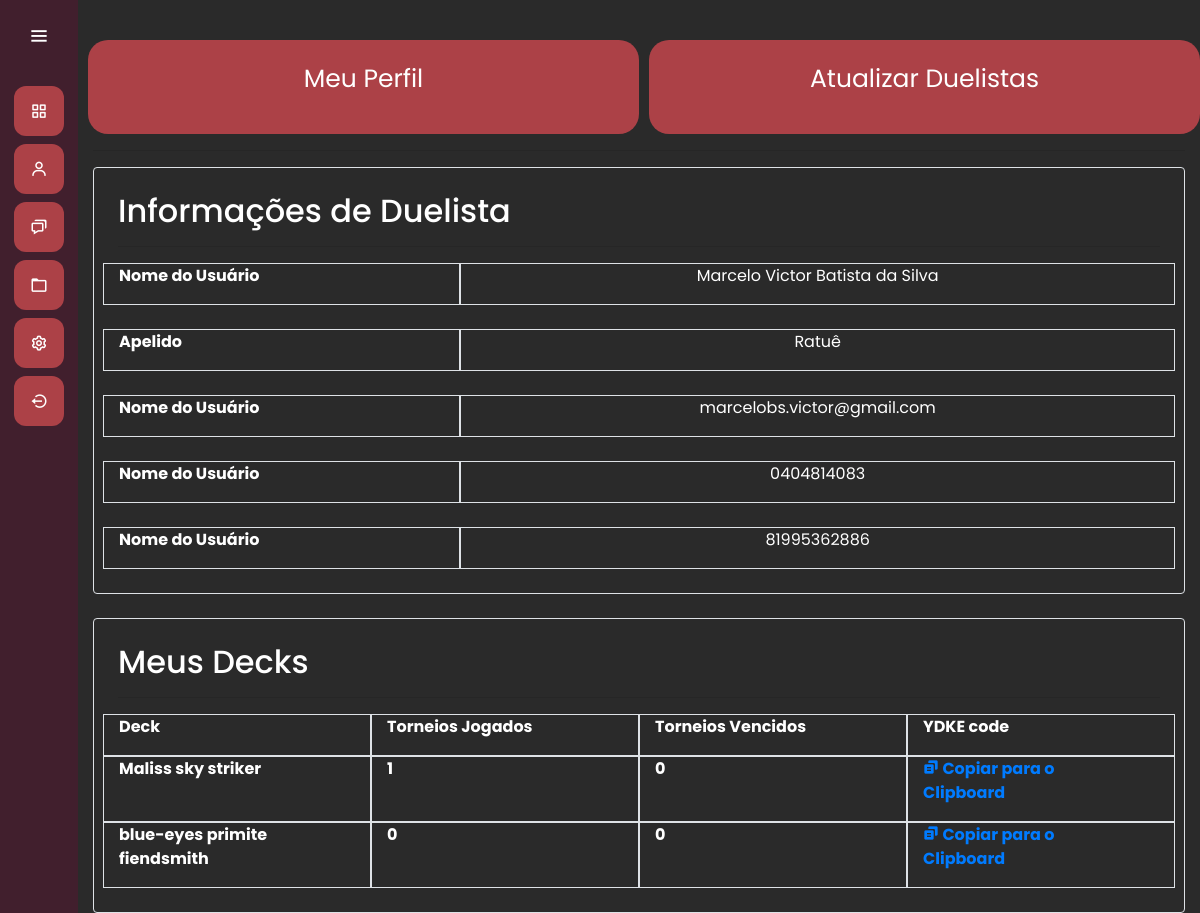
The page /usuarios/meu_perfil/ (signed in) on the database its author committed.
### duelists/models.py (models this page shows, shortened)
class Duelist(models.Model):
    name = models.CharField(max_length=50)
    nickname = models.CharField(max_length=50, default="No Nickname")
    email = models.CharField(max_length=50)
    cossyId = models.CharField(max_length=12)
    victories = models.IntegerField(default=0)
    defeates = models.IntegerField(default=0)
    contact_number = models.CharField(max_length=15)
    points = models.IntegerField(default=0)

class Deck(models.Model):
    deck = models.CharField(max_length=50)
    ydkcode = models.CharField(max_length=300)
    year = models.IntegerField()
    owner = models.ForeignKey(Duelist, on_delete=models.CASCADE)
    tournament_played = models.IntegerField(default=0)
    tournament_won = models.IntegerField(default=0)

### usuarios/views.py (the view)
# urls.py: path('meu_perfil/', views.meu_perfil, name = 'meu_perfil'),
def meu_perfil(request):
    if request.user.is_authenticated:
        user = request.user
        email = user.email
        duelist = Duelist.objects.filter(email=email)
        if duelist.exists():
            decks =  Deck.objects.filter(owner=duelist[0])
            decks_Json = json.loads(serializers.serialize("json", decks))
            decks_Json = [{'id':deck['pk'], 'fields':deck['fields']} for deck in decks_Json]
            duelist = duelist.first()
            return render(request, 'meu_perfil.html', {'duelist': duelist, 'decks': decks_Json,})
        else:
            duelist = Duelist(name= "",  email=email)
            duelist.save()
            return render(request, 'meu_perfil.html' , {'duelist': duelist, 'decks': []})

### usuarios/templates/meu_perfil.html (shortened to what this page needs)
{% extends "base.html" %}
{% load static %}
{% block 'head' %}
<link rel="stylesheet" href="{% static 'duelists/css/duelists.css' %}">
{% endblock %}
{% block 'dashboard' %}
<div class="container">
   <div class="row">
      <div onclick="show_form('1')" class="col-md card-dashboard">
         <p class="text-card">Meu Perfil</p>
      </div>
      <div onclick="show_form('2')" class="col-md card-dashboard">
         <p class="text-card">Atualizar Duelistas</p>
      </div>
   </div>
   <hr>
   <div id="show-duelist" style= "border-width:5px" class="show-duelist border  rounded  p-4">
   {% if not duelist == None %}
      <h2> Informações de Duelista</h2>
      <hr>
      <div class="row">
         <div class="col-4 border" style="border-width: 5px;">
            <p style="font-weight: bold; margin-right: 20px; vertical-align: middle;">Nome do Usuário</p>
         </div>
         <div class="col-8 border" style="border-width: 5px;">
            <p style="text-align: center; vertical-align: middle;">{{ duelist.name }}</p>
         </div>
      </div>
      <br>
      <div class="row">
         <div class="col-4 border" style="border-width: 5px;">
            <p style="font-weight: bold; margin-right: 20px; vertical-align: middle;">Apelido</p>
         </div>
         <div class="col-8 border" style="border-width: 5px;">
            <p style="text-align: center; vertical-align: middle;">{{ duelist.nickname }}</p>
         </div>
      </div>
      <br>
      <div class="row">
         <div class="col-4 border" style="border-width: 5px;">
            <p style="font-weight: bold; margin-right: 20px; vertical-align: middle;">Nome do Usuário</p>
         </div>
         <br>
         <div class="col-8 border" style="border-width: 5px;">
            <p style="text-align: center; vertical-align: middle;">{{ duelist.email }}</p>
         </div>
      </div>
      <br>
      <div class="row">
         <div class="col-4 border" style="border-width: 5px;">
            <p style="font-weight: bold; margin-right: 20px; vertical-align: middle;">Nome do Usuário</p>
         </div>
         <div class="col-8 border" style="border-width: 5px;">
            <p style="text-align: center; vertical-align: middle;">{{ duelist.cossyId }}</p>
         </div>
      </div>
      <br>
      <div class="row">
         <div class="col-4 border" style="border-width: 5px;">
            <p style="font-weight: bold; margin-right: 20px; vertical-align: middle;">Nome do Usuário</p>
         </div>
         <div class="col-8 border" style="border-width: 5px;">
            <p style="text-align: center; vertical-align: middle;">{{ duelist.contact_number }}</p>
         </div>
      </div>
    {% endif %}
    </div>
   <br>
   <div id="show-deck" style= "border-width:5px" class="show-duelist border  rounded  p-4">
    {% if not duelist == None%}
      <h2> Meus Decks</h2>
      <hr>
      <div class="row">
         <div class="col-3 border" style="border-width: 5px;">
            <p style="font-weight: bold; margin-right: 20px; vertical-align: middle;">Deck</p>
         </div>
         <div class="col-3 border" style="border-width: 5px;">
            <p style="font-weight: bold; margin-right: 20px; vertical-align: middle;">Torneios Jogados</p>
         </div>
         <div class="col-3 border" style="border-width: 5px;">
            <p style="font-weight: bold; margin-right: 20px; vertical-align: middle;">Torneios Vencidos</p>
         </div>
         <div class="col-3 border" style="border-width: 5px;">
            <p style="font-weight: bold; margin-right: 20px; vertical-align: middle;">YDKE code</p>
         </div>
      </div>
      {% for deck in decks%}
      <div class="row">
         <div class="col-3 border" style="border-width: 5px;">
            <p style="font-weight: bold; margin-right: 20px; vertical-align: middle;">{{deck.fields.deck}}</p>
         </div>
         <div class="col-3 border" style="border-width: 5px;">
            <p style="font-weight: bold; margin-right: 20px; vertical-align: middle;">{{deck.fields.tournament_played}}</p>
         </div>
         <div class="col-3 border" style="border-width: 5px;">
            <p style="font-weight: bold; margin-right: 20px; vertical-align: middle;">{{deck.fields.tournament_won  }}</p>
         </div>
         <div class="col-3 border" style="border-width: 5px;">
            <p style="font-weight: bold; margin-right: 20px; vertical-align: middle;">
               <a href="#" onclick="copyToClipboard(event, '{{deck.fields.ydkcode}}'), alert('Texto copiado para o clipboard!')">
               <i class='bx bxs-copy-alt'></i>
               <span class="links_name">Copiar para o Clipboard</span>
               </a>
            </p>
         </div>
      </div>
      {% endfor%}
   {%endif%}
    </div>
</div>
{% endblock %}

### templates/static/general/css/base.css (style rules this page uses)
* { margin: 0; padding: 0; box-sizing: border-box; font-family: "Poppins" , sans-serif; }

### templates/static/general/css/general.css (style rules this page uses)
:root { --main-color: #ac4147; --dark-color: #411f2d; --light-color: #ffc27f; --contrast-color: #f88863; --differential-color: #ffe29a; }

### templates/static/duelists/css/duelists.css (style rules this page uses)
.card-dashboard { background-color: var(--main-color); width: 50%; margin-left: 10px; margin-top: 40px; text-align: center; padding: 20px; cursor: pointer; border-radius: 20px; }
.text-card { font-size: 25px; }

### rows shown on the page
Duelist: name "Marcelo Victor Batista da Silva", nickname "Ratuê", email "marcelobs.victor@gmail.com", cossyId "0404814083", contact_number "81995362886"
Deck: fields.deck "Maliss sky striker", fields.tournament_played "1", fields.tournament_won "0"
Deck: fields.deck "blue-eyes primite fiendsmith", fields.tournament_played "0", fields.tournament_won "0"
